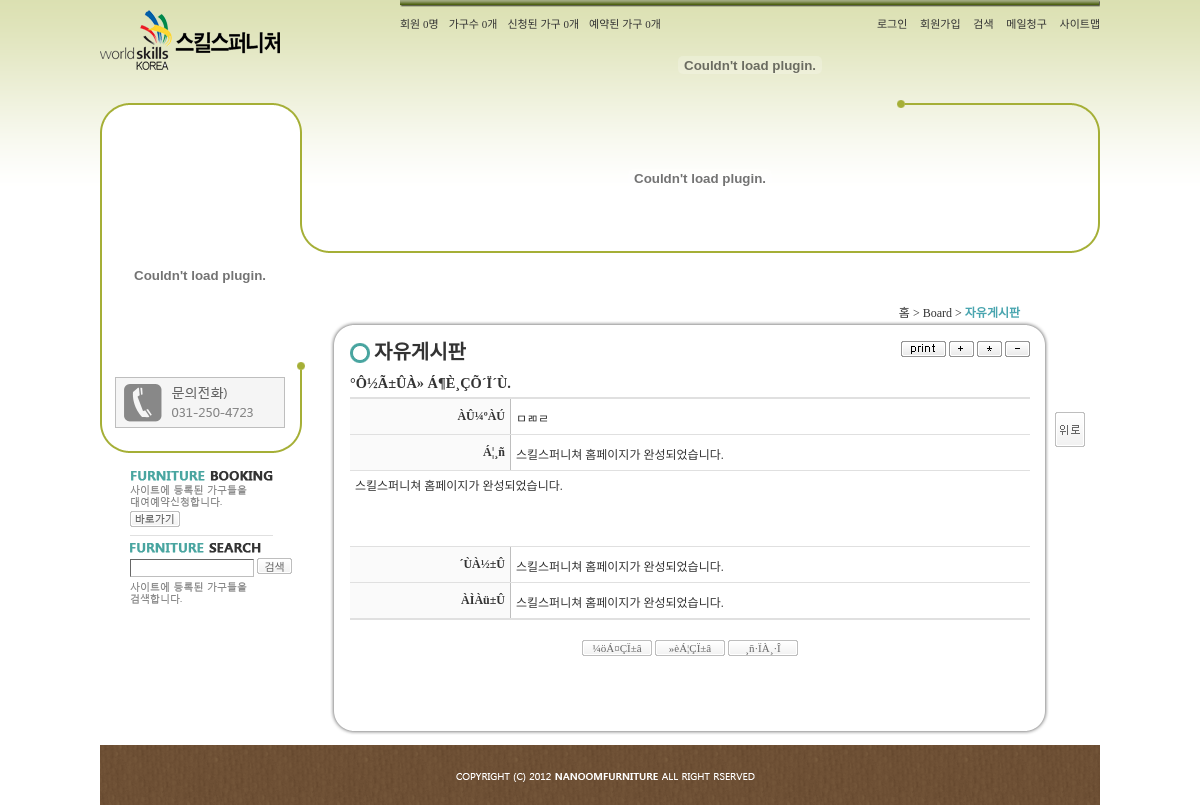
Page /index.php/page/5/15/view/12/ on the committed database.
### tables this page shows
CREATE TABLE `menu` (
                        `idx` integer NOT NULL PRIMARY KEY AUTOINCREMENT,
                        `parent` integer NOT NULL default '0',
                        `title` varchar(100) NOT NULL default '',
                        `od` integer NOT NULL default '0',
                        `type` varchar(50) NOT NULL default '',
                        `lv` char(1) NOT NULL default '',
                        `content` text NOT NULL
);

CREATE TABLE `board` (
 `idx` integer NOT NULL PRIMARY KEY AUTOINCREMENT,
 `sidx` integer NOT NULL default '0',
 `subject` varchar(100) NOT NULL default '',
 `id` varchar(100) NOT NULL default '',
 `content` text NOT NULL,
 `date` date NOT NULL default '0000-00-00'
);

### index.php (called while the page is built, shortened)
<?
	include_once("{$_SERVER['DOCUMENT_ROOT']}/include/header.php");
	include_once("{$_SERVER['DOCUMENT_ROOT']}/include/{$current}.php");
?>

### include/lib.php (called while the page is built, shortened)
<?
	$get = explode("/", $_SERVER['PATH_INFO']);
	$page_type = $get[1];
	$midx = $get[2];
	$sidx = $get[3];
	$idx = $get[5];
	$get_page = "/index.php/{$page_type}/{$midx}/{$sidx}/";
?>

### include/dbcon.php (called while the page is built, shortened)
<?php
	function sql($str){
    $db = new PDO("sqlite:". dirname(__DIR__) ."/001.db");
		$result = $db->query($str);
		return $result;
	}
	function fetch($str){
		return sql($str)->fetch();
	}
?>

### include/sub.php (the view, shortened to what this page needs)
<div id="sub_wrap">
<div class="snb">
	<div class="quick">
		<a href="/index.php/page/3/11/"><img src="/img/booking.png" title="Furniture Booking | 바로가기" alt="Furniture Booking | 바로가기" class="borb" /></a>
        <img src="/img/search.png" alt="Furniture Search" title="Furniture Search" />
        <form action="<?="http://127.0.0.1/index.php/page/2/8/"?>" method="post">
     	<div class="sub_s">
        	<input type="text" size="15" style="height:14px; padding:1px;" title="검색어" name="key" />
            <input type="submit" class="btn2" title="검색" value="검색" value="<?=$_POST['key']?>" />
        </div>
        </form>
        <img src="/img/search2.png" alt="사이트에 등록된 가구들을 검색합니다." title="사이트에 등록된 가구들을 검색합니다." class="img2" />
	</div>
</div>
<div id="ani">
</div>
<div class="page_title">
	<a href="/" title="홈">홈</a> &gt;
	<a href="<?="/index.php/{$page_type}/{$midx}/{$page['idx']}/"?>" title="<?=$main_title?>"><?=$main_title?></a> &gt;
	<a href="<?=$get_page?>" title="<?=$sub_title?>" class="bold mint"><?=$sub_title?></a>
</div>
<div class="content_top">
	<span class="sub_title" title="<?=$sub_title?>"><?=$sub_title?></span>
    <div class="btn_g">
    	<img src="/img/print.png" alt="print" title="print" onclick="window.print(); return false;" />
    	<img src="/img/plus.png" alt="+" title="+" onclick="zoom(20); return false;" />
    	<img src="/img/reset.png" alt="*" title="*" onclick="zoom(0); return false;" />
    	<img src="/img/minus.png" alt="-" title="-" onclick="zoom(-20); return false;" />
    </div>
</div>
<div id="content">
<?
	if($sub['type'] != 'HTML') include_once("{$_SERVER['DOCUMENT_ROOT']}/{$page_type}/{$direct}/{$include_file}.php");
?>
</div>
<div id="top_btn">
	<img src="/img/top_btn.png" title="위로" alt="위로" onclick="link('#'); return false;" />
</div>
<div class="content_bottom"></div>
</div>

### page/board/board_view.php (shortened to what this page needs)
<?
	$board = fetch("select * from board where idx='{$idx}'");
?>
<div class="wh al_l h4" title="°Ô½Ã±ÛÀ» Á¶È¸ÇÕ´Ï´Ù.">°Ô½Ã±ÛÀ» Á¶È¸ÇÕ´Ï´Ù.</div>
<div class="form">
	<div class="table">
    	<div class="tr">
        	<span class="left"><?=$chk?>ÀÛ¼ºÀÚ</span>
            <span class="right"><?=$board['id']?></span>
        </div>
    	<div class="tr">
        	<span class="left"><?=$chk?>Á¦¸ñ</span>
            <span class="right"><?=$board['subject']?></span>
        </div>
        <div class="tr">
            <span class="text"><?=nl2br($board['content'])?></span>
        </div>
    	<div class="tr">
        	<?
				$b = fetch("select * from board where idx>$idx limit 1");
				$next = "´ÙÀ½±ÛÀÌ Á¸ÀçÇÏÁö ¾Ê½À´Ï´Ù.";
				if($b['idx']) $next = "<a href='{$get_page}view/{$b['idx']}/' title='{$b['subject']}'>{$b['subject']}</a>";
				$b = fetch("select * from board where idx<$idx order by idx desc limit 1");
				$prev = "ÀÌÀü±ÛÀÌ Á¸ÀçÇÏÁö ¾Ê½À´Ï´Ù.";
				if($b['idx']) $prev = "<a href='{$get_page}view/{$b['idx']}/' title='{$b['subject']}'>{$b['subject']}</a>";
			?>
        	<span class="left">´ÙÀ½±Û</span>
            <span class="right"><?=$next?></span>
        </div>
    	<div class="tr">
        	<span class="left">ÀÌÀü±Û</span>
            <span class="right"><?=$prev?></span>
        </div>
    </div>
	<div class="wh al_c">
        <input type="button" class="btn" title="¼öÁ¤ÇÏ±â" value="¼öÁ¤ÇÏ±â" onclick="link('<?="{$get_page}modify/{$idx}/"?>'); return false;" />
        <input type="button" class="btn" title="»èÁ¦ÇÏ±â" value="»èÁ¦ÇÏ±â" onclick="if(confirm('Á¤¸»·Î »èÁ¦ÇÏ½Ã°Ú½À´Ï±î?')) link('<?="{$get_page}delete/{$idx}/"?>'); return false;" />
        <input type="button" class="btn" title="¸ñ·ÏÀ¸·Î" value="¸ñ·ÏÀ¸·Î" onclick="link('<?=$get_page?>'); return false;" />
    </div>
</div>

### common/css/common.css (style rules this page uses)
* { margin:0; padding:0; }
body, html { width:100%; height:100%; }
body { font-size:12px; font-family:"����"; color:#333; }
input, select, textarea { font-size:12px; font-family:"����"; }
input[type='text'], input[type='password'], input[type='file'] { border:1px solid; border-color:#666 #bebebe #bebebe #666; height:16px; padding:1px; }
input[type='button'], input[type='reset'], input[type='submit'] { color:#666; font-family:"���� ����"; font-size:11px; cursor:pointer; }
img { float:left; border:none; }
a { text-decoration:none; color:#333; }
.wh { float:left; width:100%; }
.al_l { text-align:left; }
.al_c { text-align:center; }
.bold { font-weight:bold; }
.h4 { font-size:1.2em; font-weight:bold; font-family:"���� ����"; }
.btn { border:none; background:url(/img/btn.png) no-repeat; width:70px; height:16px; }
.btn2 { border:none; background:url(/img/btn2.png) no-repeat; width:35px; height:16px; }
.mint { color:#49a5af; }

### common/css/sub.css (style rules this page uses)
body { background:url(/img/sub_bg.png) repeat-x; }
.snb { float:left; width:200px; min-height:350px; }
.snb .quick { float:left; margin:20px 0 0 30px; }
.snb .borb { padding-bottom:5px; border-bottom:1px solid #e0e0e0; margin-bottom:7px; }
.snb .sub_s { float:left; margin:5px 0; }
#ani { float:right; width:800px; height:150px; margin-bottom:50px; margin-top:3px; }
#sub_wrap { float:left; background:url(/img/sub_back.png) no-repeat; width:1000px; }
.page_title { float:right; margin-right:80px; }
.content_top { float:left; margin-left:30px; width:680px; padding:15px 20px 0px 20px; background:url(/img/cont_top.png) no-repeat; }
.sub_title { float:left; padding-left:24px; background:url(/img/title_bg.png) left 7px no-repeat; font-size:20px; font-weight:bold; font-family:"���� ����"; }
.btn_g { float:right; margin-top:5px; }
.btn_g img { float:none; cursor:pointer; }
#content { float:left; width:680px; margin-left:30px; padding:10px 20px; background:url(/img/cont_bg.png) repeat-y; min-height:300px; }
.content_bottom { width:720px; float:right; margin-right:50px; height:50px; background:url(/img/cont_bottom.png) no-repeat; }
#top_btn { float:left; width:25px; position:relative; top:60px; left:5px; }
#top_btn img { cursor:pointer; margin-bottom:15px; }
.form { float:left; width:680px; }
.form .table { float:left; width:680px; margin:5px 0 20px 0; border-top:2px solid #e0e0e0; border-bottom:1px solid #e0e0e0; }
.form .tr { float:left; width:680px; border-bottom:1px solid #e0e0e0; }
.form .tr span { float:left; padding:5px; }
.form .tr .left { text-align:right; width:150px; padding:10px 5px; background:#fafafa; font-weight:bold; border-right:1px solid #bebebe; }
.form .tr .text { min-height:50px; padding:5px 5px 20px 5px; }
.form .tr .right { margin-top:5px; }

### common/css/print.css (style rules this page uses)
body, html { background:none; }
#header, .snb, #ani, .content_top, content_bottom, #footer, .page_title, #top_btn { display:none; }

### rows in the picture
menu: title "Board"
menu: title "자유게시판"
board: id "ㅁㄻㄹ", subject "스킬스퍼니쳐 홈페이지가 완성되었습니다.", content "스킬스퍼니쳐 홈페이지가 완성되었습니다."
board: subject "스킬스퍼니쳐 홈페이지가 완성되었습니다."
board: subject "스킬스퍼니쳐 홈페이지가 완성되었습니다."

### other values in the picture
$member_total "0"
$fur_total "0"
$hope_total "0"
$re_total "0"
